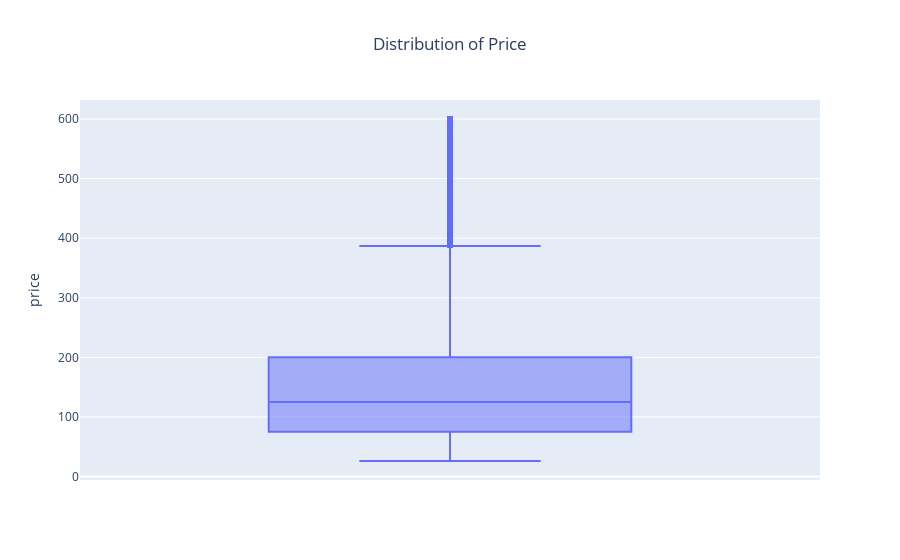

Write notebook code for a chart like this one.
### Code cell
px.box(df_filtered2, y='price', points='outliers', title='Distribution of Price').update_layout(title_x=0.50)

### Figure 1 — Plotly figure (JSON) as saved in the notebook; plotly's stock layout.template omitted (floating-point values rounded to 4 significant figures; data arrays with more than 128 entries replaced by an {"elided": "..."} marker saying what was removed)
{"data": [{"alignmentgroup": "True", "boxpoints": "outliers", "hovertemplate": "price=%{y}<extra></extra>", "legendgroup": "", "marker": {"color": "#636efa"}, "name": "", "notched": false, "offsetgroup": "", "orientation": "v", "showlegend": false, "type": "box", "x0": " ", "xaxis": "x", "y": {"elided": "33725 int values"}, "y0": " ", "yaxis": "y"}], "layout": {"boxmode": "group", "legend": {"tracegroupgap": 0}, "title": {"text": "Distribution of Price", "x": 0.5}, "xaxis": {"anchor": "y", "domain": [0, 1]}, "yaxis": {"anchor": "x", "domain": [0, 1], "title": {"text": "price"}}}}
